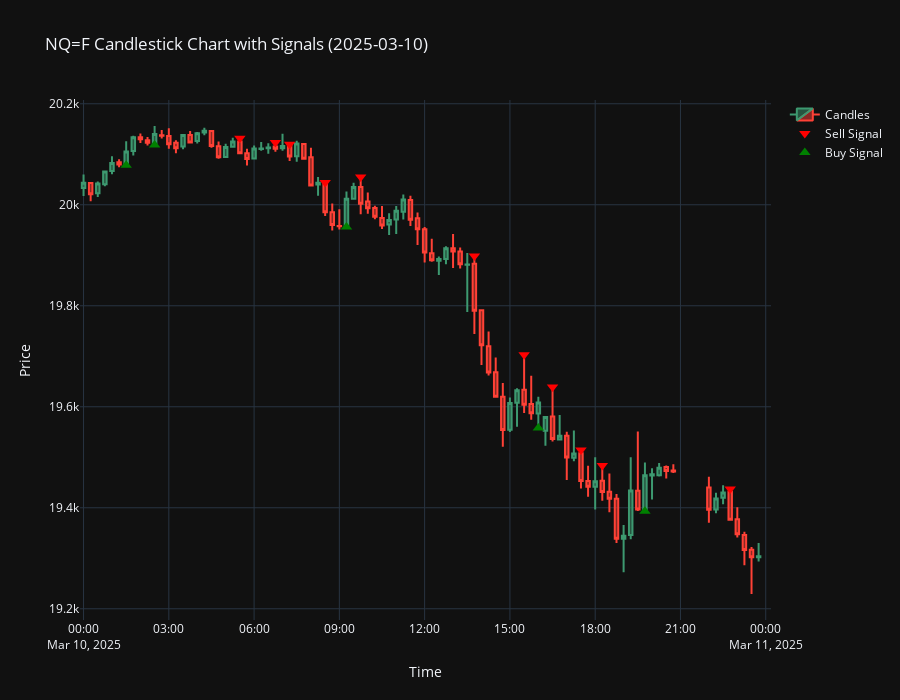

Write notebook code for a chart like this one.
### Code cell
plot_candlestick_signals(nqdf, day='2025-03-10')
